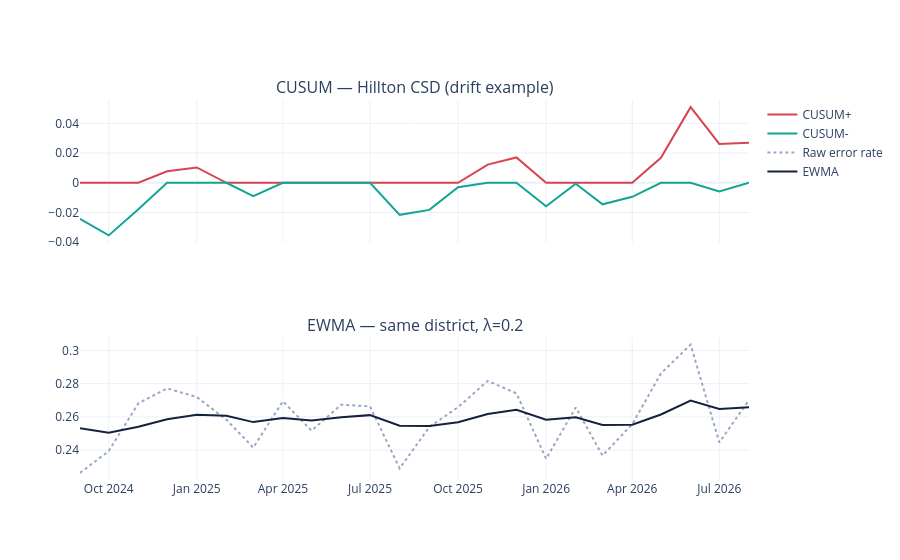

Here is the notebook cell this chart was saved with:
### Markdown cell above
## 1. CUSUM & EWMA drift detection

A p-chart (Notebook 02) flags large single-month spikes but is slow to notice a *gradual* drift. CUSUM and EWMA are the standard complements for catching a slow deterioration before it crosses a hard control limit.

### Code cell
# Pick one drifting-looking district (highest late-arriving trend) and one stable district for contrast
monthly_district = submissions.groupby(["district_id", "period"]).validity_error_rate.mean().reset_index()
trend_slope = monthly_district.groupby("district_id").apply(
    lambda g: np.polyfit(range(len(g)), g.validity_error_rate.values, 1)[0], include_groups=False
).sort_values()
drifting_id = trend_slope.index[-1]
stable_id = trend_slope.index[len(trend_slope)//2]

def cusum_ewma(series, target=None, k=0.5, lam=0.2):
    s = series.values
    mu = target if target is not None else s.mean()
    sigma = s.std(ddof=0)
    # CUSUM (two-sided)
    c_pos, c_neg = [0], [0]
    for x in s:
        c_pos.append(max(0, c_pos[-1] + (x - mu) - k * sigma))
        c_neg.append(min(0, c_neg[-1] + (x - mu) + k * sigma))
    # EWMA
    ewma = [mu]
    for x in s:
        ewma.append(lam * x + (1 - lam) * ewma[-1])
    return np.array(c_pos[1:]), np.array(c_neg[1:]), np.array(ewma[1:])

fig = make_subplots(rows=2, cols=1, shared_xaxes=True,
                     subplot_titles=(f"CUSUM — {districts.set_index('district_id').loc[drifting_id, 'district_name']} (drift example)",
                                      f"EWMA — same district, λ=0.2"))
sub = monthly_district[monthly_district.district_id == drifting_id].reset_index(drop=True)
cpos, cneg, ewma = cusum_ewma(sub.validity_error_rate)
fig.add_trace(go.Scatter(x=sub.period, y=cpos, name="CUSUM+", line=dict(color="#D64550")), row=1, col=1)
fig.add_trace(go.Scatter(x=sub.period, y=cneg, name="CUSUM-", line=dict(color="#12A594")), row=1, col=1)
fig.add_trace(go.Scatter(x=sub.period, y=sub.validity_error_rate, name="Raw error rate",
                          line=dict(color="#9AA6C3", dash="dot")), row=2, col=1)
fig.add_trace(go.Scatter(x=sub.period, y=ewma, name="EWMA", line=dict(color="#16213E", width=2)), row=2, col=1)
fig.update_layout(template=PLOT_TEMPLATE, height=560, title=None)
fig.show()

print(f"Steepest upward validity-error trend: {drifting_id} "
      f"({districts.set_index('district_id').loc[drifting_id, 'district_name']}), slope={trend_slope.iloc[-1]:.5f}/month")

### Figure 1 — Plotly figure (JSON) as saved in the notebook; plotly's stock layout.template omitted (floating-point values rounded to 4 significant figures)
{"data": [{"line": {"color": "#D64550"}, "name": "CUSUM+", "type": "scatter", "x": ["2024-09", "2024-10", "2024-11", "2024-12", "2025-01", "2025-02", "2025-03", "2025-04", "2025-05", "2025-06", "2025-07", "2025-08", "2025-09", "2025-10", "2025-11", "2025-12", "2026-01", "2026-02", "2026-03", "2026-04", "2026-05", "2026-06", "2026-07", "2026-08"], "xaxis": "x", "y": [0.0, 0.0, 0.0, 0.007755, 0.01033, 0.0, 0.0, 1.743e-05, 0.0, 0.0, 0.0, 0.0, 0.0, 0.0, 0.01225, 0.01705, 0.0, 0.0, 0.0, 0.0, 0.01679, 0.0509, 0.02616, 0.02689], "yaxis": "y"}, {"line": {"color": "#12A594"}, "name": "CUSUM-", "type": "scatter", "x": ["2024-09", "2024-10", "2024-11", "2024-12", "2025-01", "2025-02", "2025-03", "2025-04", "2025-05", "2025-06", "2025-07", "2025-08", "2025-09", "2025-10", "2025-11", "2025-12", "2026-01", "2026-02", "2026-03", "2026-04", "2026-05", "2026-06", "2026-07", "2026-08"], "xaxis": "x", "y": [-0.02425, -0.03539, -0.0178, 0.0, 0.0, 0.0, -0.009013, 0.0, 0.0, 0.0, 0.0, -0.02159, -0.01825, -0.002952, 0.0, 0.0, -0.01575, -0.0006765, -0.0145, -0.009466, 0.0, 0.0, -0.005913, 0.0], "yaxis": "y"}, {"line": {"color": "#9AA6C3", "dash": "dot"}, "name": "Raw error rate", "type": "scatter", "x": ["2024-09", "2024-10", "2024-11", "2024-12", "2025-01", "2025-02", "2025-03", "2025-04", "2025-05", "2025-06", "2025-07", "2025-08", "2025-09", "2025-10", "2025-11", "2025-12", "2026-01", "2026-02", "2026-03", "2026-04", "2026-05", "2026-06", "2026-07", "2026-08"], "xaxis": "x2", "y": [0.2263, 0.2394, 0.2681, 0.2771, 0.2719, 0.2582, 0.2415, 0.2694, 0.2517, 0.2673, 0.2663, 0.2289, 0.2539, 0.2658, 0.2816, 0.2742, 0.2348, 0.2656, 0.2367, 0.2556, 0.2862, 0.3035, 0.2446, 0.2701], "yaxis": "y2"}, {"line": {"color": "#16213E", "width": 2}, "name": "EWMA", "type": "scatter", "x": ["2024-09", "2024-10", "2024-11", "2024-12", "2025-01", "2025-02", "2025-03", "2025-04", "2025-05", "2025-06", "2025-07", "2025-08", "2025-09", "2025-10", "2025-11", "2025-12", "2026-01", "2026-02", "2026-03", "2026-04", "2026-05", "2026-06", "2026-07", "2026-08"], "xaxis": "x2", "y": [0.2532, 0.2505, 0.254, 0.2586, 0.2613, 0.2607, 0.2568, 0.2593, 0.2578, 0.2597, 0.261, 0.2546, 0.2545, 0.2567, 0.2617, 0.2642, 0.2583, 0.2598, 0.2552, 0.2552, 0.2614, 0.2698, 0.2648, 0.2659], "yaxis": "y2"}], "layout": {"annotations": [{"font": {"size": 16}, "showarrow": false, "text": "CUSUM — Hillton CSD (drift example)", "x": 0.5, "xanchor": "center", "xref": "paper", "y": 1.0, "yanchor": "bottom", "yref": "paper"}, {"font": {"size": 16}, "showarrow": false, "text": "EWMA — same district, λ=0.2", "x": 0.5, "xanchor": "center", "xref": "paper", "y": 0.375, "yanchor": "bottom", "yref": "paper"}], "height": 560, "title": {}, "xaxis": {"anchor": "y", "domain": [0.0, 1.0], "matches": "x2", "showticklabels": false}, "xaxis2": {"anchor": "y2", "domain": [0.0, 1.0]}, "yaxis": {"anchor": "x", "domain": [0.625, 1.0]}, "yaxis2": {"anchor": "x2", "domain": [0.0, 0.375]}}}
